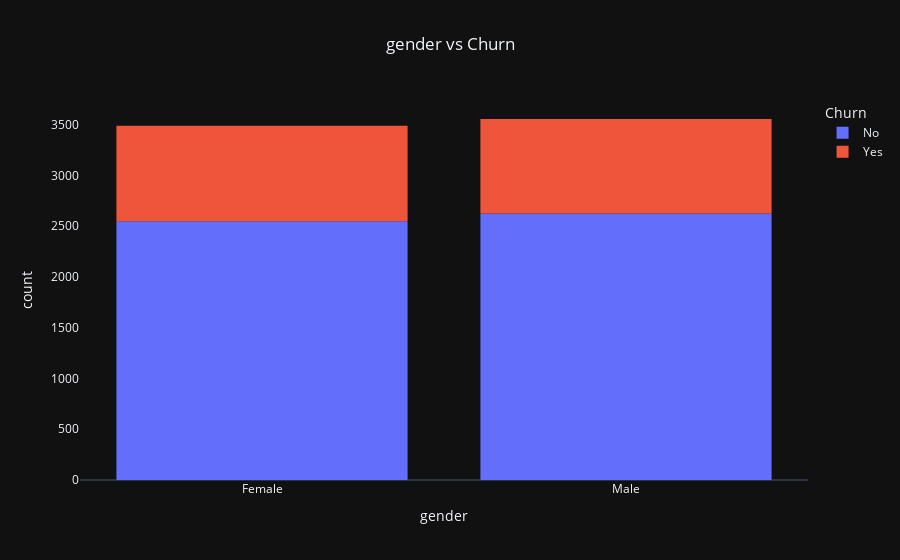
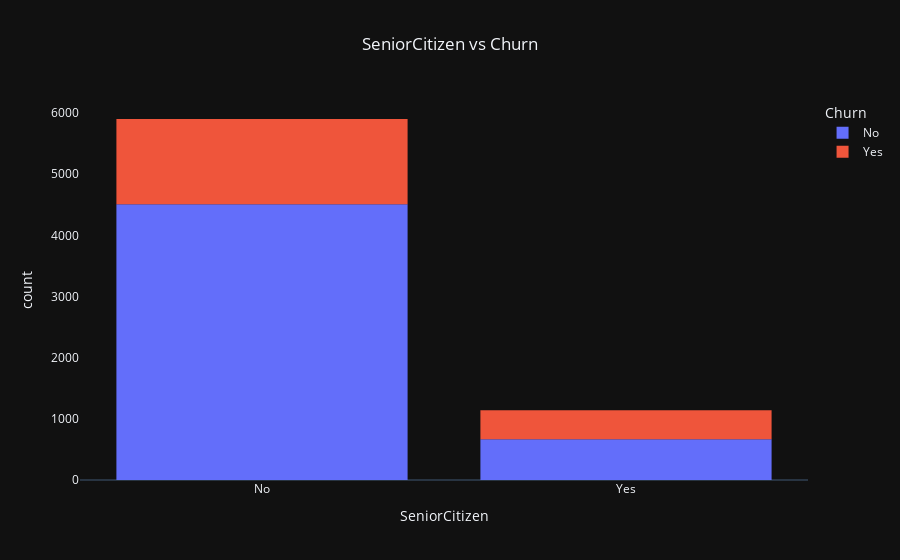
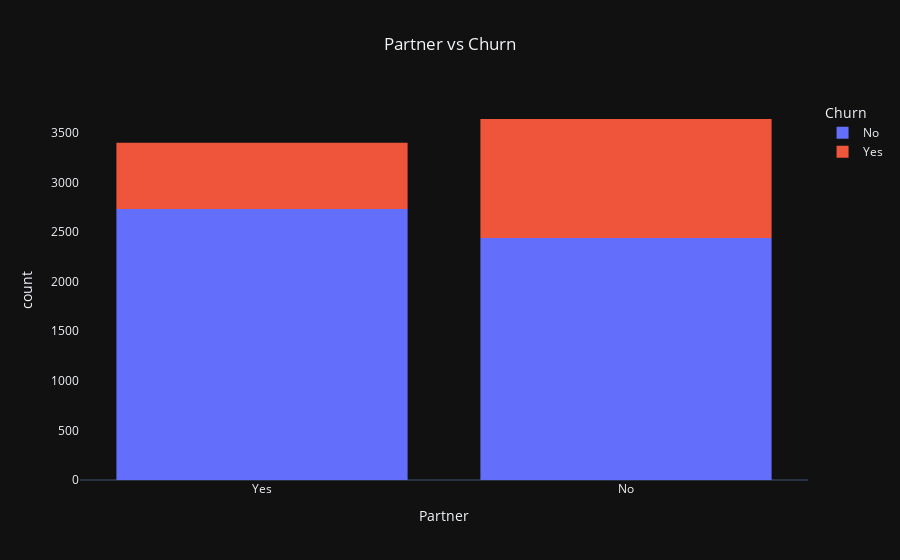
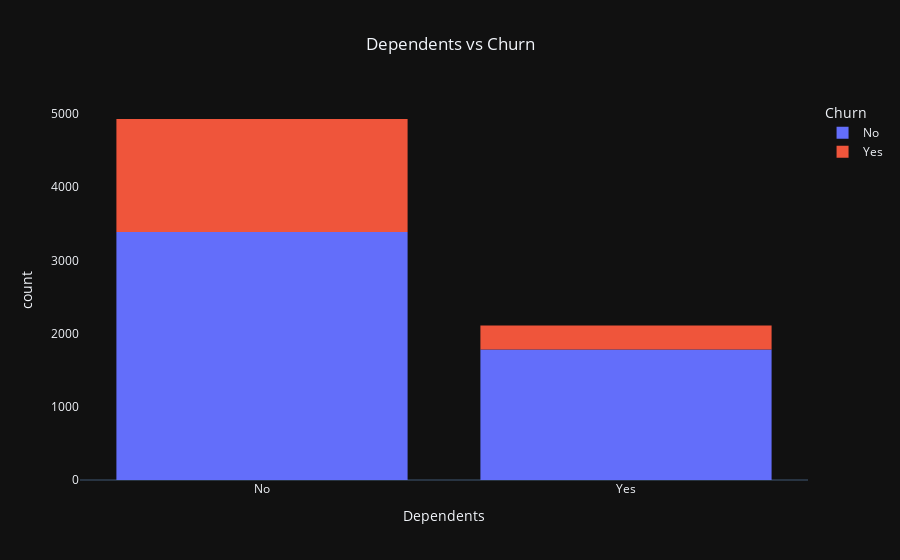

Notebook code cell kept with these figures, in order:
### Code cell
col_list = ["gender","SeniorCitizen","Partner","Dependents","PhoneService",
            "MultipleLines","InternetService","OnlineSecurity","OnlineBackup","DeviceProtection",
            "TechSupport","StreamingTV","StreamingMovies"]
for col in col_list:
    histogram_visualization(col)

### Figure 1 — Plotly figure (JSON) as saved in the notebook; plotly's stock layout.template omitted (floating-point values rounded to 4 significant figures; data arrays with more than 128 entries replaced by an {"elided": "..."} marker saying what was removed)
{"data": [{"alignmentgroup": "True", "bingroup": "x", "hovertemplate": "Churn=No<br>gender=%{x}<br>count=%{y}<extra></extra>", "legendgroup": "No", "marker": {"color": "#636efa", "pattern": {"shape": ""}}, "name": "No", "offsetgroup": "No", "orientation": "v", "showlegend": true, "type": "histogram", "x": {"elided": "5174 str values"}, "xaxis": "x", "yaxis": "y"}, {"alignmentgroup": "True", "bingroup": "x", "hovertemplate": "Churn=Yes<br>gender=%{x}<br>count=%{y}<extra></extra>", "legendgroup": "Yes", "marker": {"color": "#EF553B", "pattern": {"shape": ""}}, "name": "Yes", "offsetgroup": "Yes", "orientation": "v", "showlegend": true, "type": "histogram", "x": {"elided": "1869 str values"}, "xaxis": "x", "yaxis": "y"}], "layout": {"barmode": "relative", "legend": {"title": {"text": "Churn"}, "tracegroupgap": 0}, "title": {"text": "gender vs Churn", "x": 0.5}, "xaxis": {"anchor": "y", "domain": [0, 1], "showgrid": false, "title": {"text": "gender"}}, "yaxis": {"anchor": "x", "domain": [0, 1], "showgrid": false, "title": {"text": "count"}}}}

### Figure 2 — Plotly figure (JSON) as saved in the notebook; plotly's stock layout.template omitted (floating-point values rounded to 4 significant figures; data arrays with more than 128 entries replaced by an {"elided": "..."} marker saying what was removed)
{"data": [{"alignmentgroup": "True", "bingroup": "x", "hovertemplate": "Churn=No<br>SeniorCitizen=%{x}<br>count=%{y}<extra></extra>", "legendgroup": "No", "marker": {"color": "#636efa", "pattern": {"shape": ""}}, "name": "No", "offsetgroup": "No", "orientation": "v", "showlegend": true, "type": "histogram", "x": {"elided": "5174 str values"}, "xaxis": "x", "yaxis": "y"}, {"alignmentgroup": "True", "bingroup": "x", "hovertemplate": "Churn=Yes<br>SeniorCitizen=%{x}<br>count=%{y}<extra></extra>", "legendgroup": "Yes", "marker": {"color": "#EF553B", "pattern": {"shape": ""}}, "name": "Yes", "offsetgroup": "Yes", "orientation": "v", "showlegend": true, "type": "histogram", "x": {"elided": "1869 str values"}, "xaxis": "x", "yaxis": "y"}], "layout": {"barmode": "relative", "legend": {"title": {"text": "Churn"}, "tracegroupgap": 0}, "title": {"text": "SeniorCitizen vs Churn", "x": 0.5}, "xaxis": {"anchor": "y", "domain": [0, 1], "showgrid": false, "title": {"text": "SeniorCitizen"}}, "yaxis": {"anchor": "x", "domain": [0, 1], "showgrid": false, "title": {"text": "count"}}}}

### Figure 3 — Plotly figure (JSON) as saved in the notebook; plotly's stock layout.template omitted (floating-point values rounded to 4 significant figures; data arrays with more than 128 entries replaced by an {"elided": "..."} marker saying what was removed)
{"data": [{"alignmentgroup": "True", "bingroup": "x", "hovertemplate": "Churn=No<br>Partner=%{x}<br>count=%{y}<extra></extra>", "legendgroup": "No", "marker": {"color": "#636efa", "pattern": {"shape": ""}}, "name": "No", "offsetgroup": "No", "orientation": "v", "showlegend": true, "type": "histogram", "x": {"elided": "5174 str values"}, "xaxis": "x", "yaxis": "y"}, {"alignmentgroup": "True", "bingroup": "x", "hovertemplate": "Churn=Yes<br>Partner=%{x}<br>count=%{y}<extra></extra>", "legendgroup": "Yes", "marker": {"color": "#EF553B", "pattern": {"shape": ""}}, "name": "Yes", "offsetgroup": "Yes", "orientation": "v", "showlegend": true, "type": "histogram", "x": {"elided": "1869 str values"}, "xaxis": "x", "yaxis": "y"}], "layout": {"barmode": "relative", "legend": {"title": {"text": "Churn"}, "tracegroupgap": 0}, "title": {"text": "Partner vs Churn", "x": 0.5}, "xaxis": {"anchor": "y", "domain": [0, 1], "showgrid": false, "title": {"text": "Partner"}}, "yaxis": {"anchor": "x", "domain": [0, 1], "showgrid": false, "title": {"text": "count"}}}}

### Figure 4 — Plotly figure (JSON) as saved in the notebook; plotly's stock layout.template omitted (floating-point values rounded to 4 significant figures; data arrays with more than 128 entries replaced by an {"elided": "..."} marker saying what was removed)
{"data": [{"alignmentgroup": "True", "bingroup": "x", "hovertemplate": "Churn=No<br>Dependents=%{x}<br>count=%{y}<extra></extra>", "legendgroup": "No", "marker": {"color": "#636efa", "pattern": {"shape": ""}}, "name": "No", "offsetgroup": "No", "orientation": "v", "showlegend": true, "type": "histogram", "x": {"elided": "5174 str values"}, "xaxis": "x", "yaxis": "y"}, {"alignmentgroup": "True", "bingroup": "x", "hovertemplate": "Churn=Yes<br>Dependents=%{x}<br>count=%{y}<extra></extra>", "legendgroup": "Yes", "marker": {"color": "#EF553B", "pattern": {"shape": ""}}, "name": "Yes", "offsetgroup": "Yes", "orientation": "v", "showlegend": true, "type": "histogram", "x": {"elided": "1869 str values"}, "xaxis": "x", "yaxis": "y"}], "layout": {"barmode": "relative", "legend": {"title": {"text": "Churn"}, "tracegroupgap": 0}, "title": {"text": "Dependents vs Churn", "x": 0.5}, "xaxis": {"anchor": "y", "domain": [0, 1], "showgrid": false, "title": {"text": "Dependents"}}, "yaxis": {"anchor": "x", "domain": [0, 1], "showgrid": false, "title": {"text": "count"}}}}
